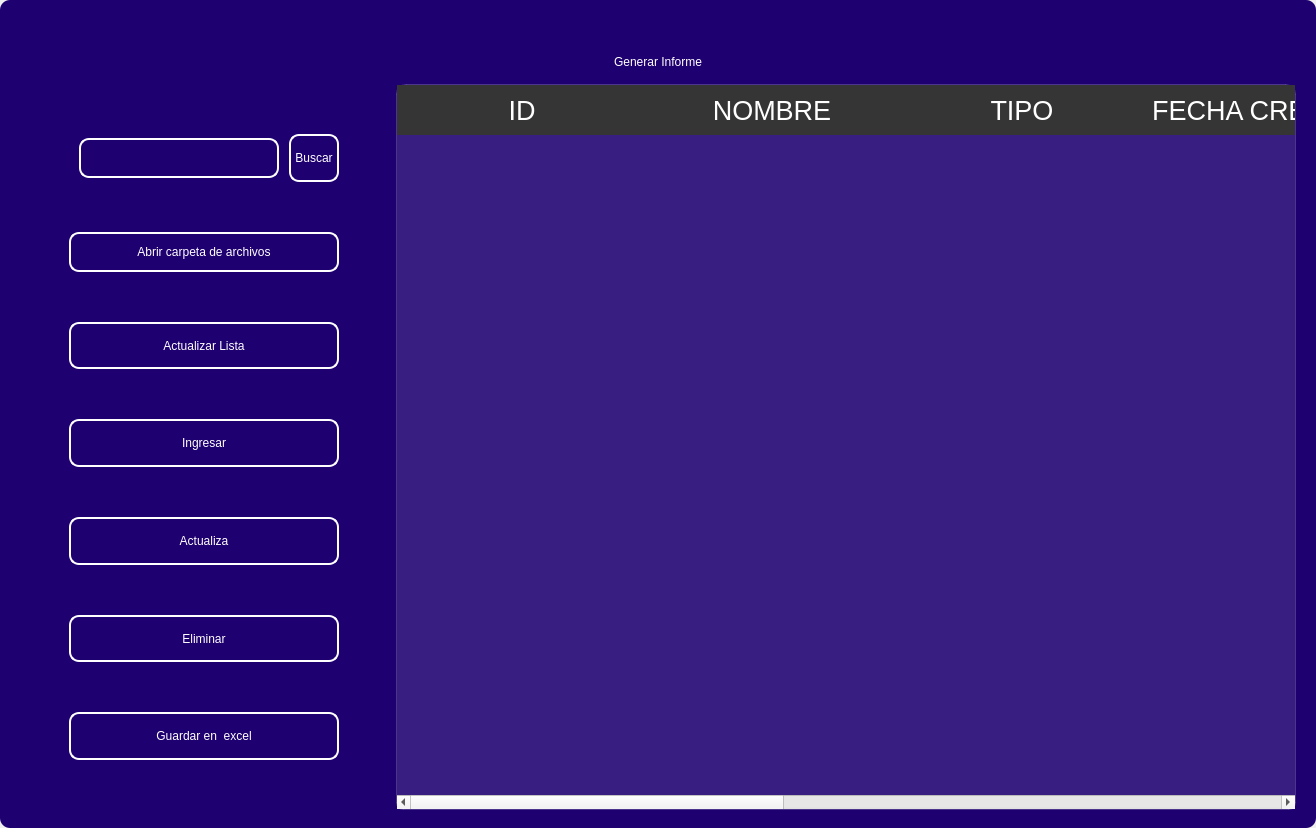
<?xml version="1.0" encoding="UTF-8"?>
<ui version="4.0">
 <class>MainWindow</class>
 <widget class="QMainWindow" name="MainWindow">
  <property name="geometry">
   <rect>
    <x>0</x>
    <y>0</y>
    <width>1316</width>
    <height>828</height>
   </rect>
  </property>
  <property name="windowTitle">
   <string>MainWindow</string>
  </property>
  <property name="styleSheet">
   <string notr="true"/>
  </property>
  <widget class="QWidget" name="centralwidget">
   <property name="styleSheet">
    <string notr="true"/>
   </property>
   <layout class="QVBoxLayout" name="verticalLayout">
    <property name="spacing">
     <number>0</number>
    </property>
    <property name="leftMargin">
     <number>0</number>
    </property>
    <property name="topMargin">
     <number>0</number>
    </property>
    <property name="rightMargin">
     <number>0</number>
    </property>
    <property name="bottomMargin">
     <number>0</number>
    </property>
    <item>
     <widget class="QFrame" name="frame">
      <property name="enabled">
       <bool>true</bool>
      </property>
      <property name="styleSheet">
       <string notr="true">
QFrame {
border-radius:10px;
background-color:#1E0070;
 }
</string>
      </property>
      <property name="frameShape">
       <enum>QFrame::StyledPanel</enum>
      </property>
      <property name="frameShadow">
       <enum>QFrame::Raised</enum>
      </property>
      <layout class="QVBoxLayout" name="verticalLayout_2">
       <item>
        <widget class="QFrame" name="frame_superior">
         <property name="minimumSize">
          <size>
           <width>0</width>
           <height>40</height>
          </size>
         </property>
         <property name="maximumSize">
          <size>
           <width>16777215</width>
           <height>40</height>
          </size>
         </property>
         <property name="styleSheet">
          <string notr="true">QPushButton{
border-radius:18px;
}

QPushButton:hover{
	background-color: rgb(0, 0, 0);
}
</string>
         </property>
         <property name="frameShape">
          <enum>QFrame::StyledPanel</enum>
         </property>
         <property name="frameShadow">
          <enum>QFrame::Raised</enum>
         </property>
         <layout class="QHBoxLayout" name="horizontalLayout_3">
          <property name="spacing">
           <number>4</number>
          </property>
          <property name="leftMargin">
           <number>0</number>
          </property>
          <property name="topMargin">
           <number>0</number>
          </property>
          <property name="rightMargin">
           <number>0</number>
          </property>
          <property name="bottomMargin">
           <number>0</number>
          </property>
          <item>
           <widget class="QPushButton" name="btn_icon">
            <property name="text">
             <string/>
            </property>
            <property name="iconSize">
             <size>
              <width>40</width>
              <height>40</height>
             </size>
            </property>
           </widget>
          </item>
          <item>
           <spacer name="horizontalSpacer_2">
            <property name="orientation">
             <enum>Qt::Horizontal</enum>
            </property>
            <property name="sizeHint" stdset="0">
             <size>
              <width>443</width>
              <height>20</height>
             </size>
            </property>
           </spacer>
          </item>
          <item>
           <widget class="QPushButton" name="btn_exit">
            <property name="minimumSize">
             <size>
              <width>38</width>
              <height>38</height>
             </size>
            </property>
            <property name="maximumSize">
             <size>
              <width>38</width>
              <height>38</height>
             </size>
            </property>
            <property name="cursor">
             <cursorShape>PointingHandCursor</cursorShape>
            </property>
            <property name="text">
             <string/>
            </property>
            <property name="iconSize">
             <size>
              <width>35</width>
              <height>35</height>
             </size>
            </property>
           </widget>
          </item>
          <item>
           <widget class="QPushButton" name="bt_minimizar">
            <property name="minimumSize">
             <size>
              <width>38</width>
              <height>38</height>
             </size>
            </property>
            <property name="maximumSize">
             <size>
              <width>38</width>
              <height>38</height>
             </size>
            </property>
            <property name="cursor">
             <cursorShape>PointingHandCursor</cursorShape>
            </property>
            <property name="text">
             <string/>
            </property>
            <property name="icon">
             <iconset>
              <normaloff>image/minus.svg</normaloff>image/minus.svg</iconset>
            </property>
            <property name="iconSize">
             <size>
              <width>38</width>
              <height>38</height>
             </size>
            </property>
           </widget>
          </item>
          <item>
           <widget class="QPushButton" name="bt_maximizar">
            <property name="minimumSize">
             <size>
              <width>38</width>
              <height>38</height>
             </size>
            </property>
            <property name="maximumSize">
             <size>
              <width>38</width>
              <height>38</height>
             </size>
            </property>
            <property name="cursor">
             <cursorShape>PointingHandCursor</cursorShape>
            </property>
            <property name="text">
             <string/>
            </property>
            <property name="icon">
             <iconset>
              <normaloff>image/chevron-up.svg</normaloff>image/chevron-up.svg</iconset>
            </property>
            <property name="iconSize">
             <size>
              <width>38</width>
              <height>38</height>
             </size>
            </property>
           </widget>
          </item>
          <item>
           <widget class="QPushButton" name="bt_restaurar">
            <property name="minimumSize">
             <size>
              <width>38</width>
              <height>38</height>
             </size>
            </property>
            <property name="maximumSize">
             <size>
              <width>38</width>
              <height>38</height>
             </size>
            </property>
            <property name="cursor">
             <cursorShape>PointingHandCursor</cursorShape>
            </property>
            <property name="text">
             <string/>
            </property>
            <property name="icon">
             <iconset>
              <normaloff>image/chevron-down.svg</normaloff>image/chevron-down.svg</iconset>
            </property>
            <property name="iconSize">
             <size>
              <width>38</width>
              <height>38</height>
             </size>
            </property>
           </widget>
          </item>
          <item>
           <widget class="QPushButton" name="bt_cerrar">
            <property name="minimumSize">
             <size>
              <width>38</width>
              <height>38</height>
             </size>
            </property>
            <property name="maximumSize">
             <size>
              <width>38</width>
              <height>38</height>
             </size>
            </property>
            <property name="cursor">
             <cursorShape>PointingHandCursor</cursorShape>
            </property>
            <property name="text">
             <string/>
            </property>
            <property name="icon">
             <iconset>
              <normaloff>image/x.svg</normaloff>image/x.svg</iconset>
            </property>
            <property name="iconSize">
             <size>
              <width>38</width>
              <height>38</height>
             </size>
            </property>
           </widget>
          </item>
         </layout>
        </widget>
       </item>
       <item>
        <widget class="QLabel" name="label">
         <property name="styleSheet">
          <string notr="true">font: 30pt &quot;MS Shell Dlg 2&quot;;
color: rgb(255, 255, 255);</string>
         </property>
         <property name="text">
          <string>Generar Informe</string>
         </property>
         <property name="alignment">
          <set>Qt::AlignCenter</set>
         </property>
        </widget>
       </item>
       <item>
        <widget class="QFrame" name="frame_3">
         <property name="minimumSize">
          <size>
           <width>0</width>
           <height>0</height>
          </size>
         </property>
         <property name="frameShape">
          <enum>QFrame::StyledPanel</enum>
         </property>
         <property name="frameShadow">
          <enum>QFrame::Raised</enum>
         </property>
         <layout class="QHBoxLayout" name="horizontalLayout_4">
          <property name="leftMargin">
           <number>9</number>
          </property>
          <property name="topMargin">
           <number>9</number>
          </property>
          <property name="rightMargin">
           <number>9</number>
          </property>
          <item>
           <layout class="QVBoxLayout" name="verticalLayout_4">
            <property name="spacing">
             <number>50</number>
            </property>
            <property name="sizeConstraint">
             <enum>QLayout::SetDefaultConstraint</enum>
            </property>
            <property name="leftMargin">
             <number>50</number>
            </property>
            <property name="topMargin">
             <number>50</number>
            </property>
            <property name="rightMargin">
             <number>50</number>
            </property>
            <property name="bottomMargin">
             <number>50</number>
            </property>
            <item>
             <layout class="QHBoxLayout" name="horizontalLayout">
              <property name="spacing">
               <number>10</number>
              </property>
              <property name="leftMargin">
               <number>10</number>
              </property>
              <property name="topMargin">
               <number>0</number>
              </property>
              <property name="bottomMargin">
               <number>0</number>
              </property>
              <item>
               <widget class="QLineEdit" name="searchtxt">
                <property name="minimumSize">
                 <size>
                  <width>200</width>
                  <height>25</height>
                 </size>
                </property>
                <property name="maximumSize">
                 <size>
                  <width>150</width>
                  <height>40</height>
                 </size>
                </property>
                <property name="styleSheet">
                 <string notr="true">QLabel {
	color: rgb(255, 255, 254);
	font: 12pt &quot;Arial&quot;;
	background-color: rgba(0, 0, 0,0);
}

QTextEdit{
background-color: rgba(0, 0, 0,0);
border-radius:10px; 
font: 12pt &quot;Arial&quot;;
color: rgb(255, 255, 254);
border: 2px solid  rgb(255, 255, 255);

}

QTextEdit:hover{
background-color: rgba(0, 0, 0,0);
border-radius:10px; 
font: 12pt &quot;Arial&quot;;
border: 2px solid  rgb(120, 0, 171);
}

QTextEdit:focus{
background-color: rgb(0, 0, 0);
border-radius:10px; 
font: 12pt &quot;Arial&quot;;
border: 2px solid rgb(120, 0, 171);
}

QLineEdit{
background-color: rgba(0, 0, 0,0);
border-radius:10px; 
font: 12pt &quot;Arial&quot;;
color: rgb(255, 255, 254);
border: 2px solid  rgb(255, 255, 255);

}

QLineEdit:hover{
background-color: rgba(0, 0, 0,0);
border-radius:10px; 
font: 12pt &quot;Arial&quot;;
border: 2px solid  rgb(120, 0, 171);
}

QLineEdit:focus{
background-color: rgb(0, 0, 0);
border-radius:10px; 
font: 12pt &quot;Arial&quot;;
border: 2px solid rgb(120, 0, 171);
}

QCheckBox{
	font: 12pt &quot;Arial&quot;;
	color: rgb(255, 255, 255);
}

QCheckBox::indicator {
    width: 18px;
    height:18px;
}

QCheckBox::indicator:unchecked {
   background-image: url(image/square.svg);
}

QCheckBox::indicator:checked {
   background-image: url(image/check-square.svg);
}

QPushButton{
border-radius:10px; 
font: 12pt &quot;Arial&quot;;
color: rgb(255, 255, 254);
border: 2px solid #ffffff;
}

QPushButton:hover{
border-radius:10px; 
font: 12pt &quot;Arial&quot;;
color: rgb(255, 255, 255);
border: 2px solid rgb(120, 0, 171);
	background-color: rgb(120, 0, 171);
}
</string>
                </property>
               </widget>
              </item>
              <item>
               <widget class="QPushButton" name="btn_search">
                <property name="sizePolicy">
                 <sizepolicy hsizetype="Minimum" vsizetype="Fixed">
                  <horstretch>0</horstretch>
                  <verstretch>0</verstretch>
                 </sizepolicy>
                </property>
                <property name="minimumSize">
                 <size>
                  <width>0</width>
                  <height>15</height>
                 </size>
                </property>
                <property name="maximumSize">
                 <size>
                  <width>100</width>
                  <height>50</height>
                 </size>
                </property>
                <property name="cursor">
                 <cursorShape>PointingHandCursor</cursorShape>
                </property>
                <property name="styleSheet">
                 <string notr="true">QPushButton{
border-radius:10px; 
font: 12pt &quot;Arial&quot;;
color: rgb(255, 255, 254);
border: 2px solid #ffffff;
}

QPushButton:hover{
border-radius:10px; 
font: 12pt &quot;Arial&quot;;
color: rgb(255, 255, 255);
border: 2px solid rgb(120, 0, 171);
	background-color: rgb(120, 0, 171);
}</string>
                </property>
                <property name="text">
                 <string>Buscar</string>
                </property>
               </widget>
              </item>
             </layout>
            </item>
            <item>
             <widget class="QPushButton" name="btn_report_export">
              <property name="minimumSize">
               <size>
                <width>0</width>
                <height>40</height>
               </size>
              </property>
              <property name="cursor">
               <cursorShape>PointingHandCursor</cursorShape>
              </property>
              <property name="styleSheet">
               <string notr="true">QPushButton{
border-radius:10px; 
font: 12pt &quot;Arial&quot;;
color: rgb(255, 255, 254);
border: 2px solid #ffffff;
}

QPushButton:hover{
border-radius:10px; 
font: 12pt &quot;Arial&quot;;
color: rgb(255, 255, 255);
border: 2px solid rgb(120, 0, 171);
	background-color: rgb(120, 0, 171);
}</string>
              </property>
              <property name="text">
               <string>Abrir carpeta de archivos</string>
              </property>
             </widget>
            </item>
            <item>
             <widget class="QPushButton" name="btn_get">
              <property name="minimumSize">
               <size>
                <width>50</width>
                <height>40</height>
               </size>
              </property>
              <property name="maximumSize">
               <size>
                <width>300</width>
                <height>50</height>
               </size>
              </property>
              <property name="cursor">
               <cursorShape>PointingHandCursor</cursorShape>
              </property>
              <property name="styleSheet">
               <string notr="true">QPushButton{
border-radius:10px; 
font: 12pt &quot;Arial&quot;;
color: rgb(255, 255, 254);
border: 2px solid #ffffff;
}

QPushButton:hover{
border-radius:10px; 
font: 12pt &quot;Arial&quot;;
color: rgb(255, 255, 255);
border: 2px solid rgb(120, 0, 171);
	background-color: rgb(120, 0, 171);
}</string>
              </property>
              <property name="text">
               <string>Actualizar Lista</string>
              </property>
              <property name="iconSize">
               <size>
                <width>35</width>
                <height>35</height>
               </size>
              </property>
             </widget>
            </item>
            <item>
             <widget class="QPushButton" name="btn_add">
              <property name="minimumSize">
               <size>
                <width>0</width>
                <height>40</height>
               </size>
              </property>
              <property name="maximumSize">
               <size>
                <width>300</width>
                <height>50</height>
               </size>
              </property>
              <property name="cursor">
               <cursorShape>PointingHandCursor</cursorShape>
              </property>
              <property name="styleSheet">
               <string notr="true">QPushButton{
border-radius:10px; 
font: 12pt &quot;Arial&quot;;
color: rgb(255, 255, 254);
border: 2px solid #ffffff;
}

QPushButton:hover{
border-radius:10px; 
font: 12pt &quot;Arial&quot;;
color: rgb(255, 255, 255);
border: 2px solid rgb(120, 0, 171);
	background-color: rgb(120, 0, 171);
}</string>
              </property>
              <property name="text">
               <string>Ingresar</string>
              </property>
              <property name="iconSize">
               <size>
                <width>35</width>
                <height>35</height>
               </size>
              </property>
             </widget>
            </item>
            <item>
             <widget class="QPushButton" name="btn_update">
              <property name="minimumSize">
               <size>
                <width>0</width>
                <height>40</height>
               </size>
              </property>
              <property name="maximumSize">
               <size>
                <width>300</width>
                <height>50</height>
               </size>
              </property>
              <property name="cursor">
               <cursorShape>PointingHandCursor</cursorShape>
              </property>
              <property name="styleSheet">
               <string notr="true">QPushButton{
border-radius:10px; 
font: 12pt &quot;Arial&quot;;
color: rgb(255, 255, 254);
border: 2px solid #ffffff;
}

QPushButton:hover{
border-radius:10px; 
font: 12pt &quot;Arial&quot;;
color: rgb(255, 255, 255);
border: 2px solid rgb(120, 0, 171);
	background-color: rgb(120, 0, 171);
}</string>
              </property>
              <property name="text">
               <string>Actualiza</string>
              </property>
              <property name="iconSize">
               <size>
                <width>35</width>
                <height>35</height>
               </size>
              </property>
             </widget>
            </item>
            <item>
             <widget class="QPushButton" name="btn_delete">
              <property name="minimumSize">
               <size>
                <width>0</width>
                <height>40</height>
               </size>
              </property>
              <property name="maximumSize">
               <size>
                <width>300</width>
                <height>50</height>
               </size>
              </property>
              <property name="cursor">
               <cursorShape>PointingHandCursor</cursorShape>
              </property>
              <property name="styleSheet">
               <string notr="true">QPushButton{
border-radius:10px; 
font: 12pt &quot;Arial&quot;;
color: rgb(255, 255, 254);
border: 2px solid #ffffff;
}

QPushButton:hover{
border-radius:10px; 
font: 12pt &quot;Arial&quot;;
color: rgb(255, 255, 255);
border: 2px solid rgb(120, 0, 171);
	background-color: rgb(120, 0, 171);
}</string>
              </property>
              <property name="text">
               <string>Eliminar</string>
              </property>
              <property name="iconSize">
               <size>
                <width>35</width>
                <height>35</height>
               </size>
              </property>
             </widget>
            </item>
            <item>
             <widget class="QPushButton" name="btn_excel">
              <property name="minimumSize">
               <size>
                <width>10</width>
                <height>40</height>
               </size>
              </property>
              <property name="maximumSize">
               <size>
                <width>300</width>
                <height>50</height>
               </size>
              </property>
              <property name="cursor">
               <cursorShape>PointingHandCursor</cursorShape>
              </property>
              <property name="styleSheet">
               <string notr="true">QPushButton{
border-radius:10px; 
font: 12pt &quot;Arial&quot;;
color: rgb(255, 255, 254);
border: 2px solid #ffffff;
}

QPushButton:hover{
border-radius:10px; 
font: 12pt &quot;Arial&quot;;
color: rgb(255, 255, 255);
border: 2px solid rgb(120, 0, 171);
	background-color: rgb(120, 0, 171);
}</string>
              </property>
              <property name="text">
               <string>Guardar en  excel</string>
              </property>
              <property name="iconSize">
               <size>
                <width>35</width>
                <height>35</height>
               </size>
              </property>
             </widget>
            </item>
           </layout>
          </item>
          <item>
           <widget class="QTableWidget" name="table_report">
            <property name="minimumSize">
             <size>
              <width>900</width>
              <height>0</height>
             </size>
            </property>
            <property name="maximumSize">
             <size>
              <width>700</width>
              <height>16777215</height>
             </size>
            </property>
            <property name="styleSheet">
             <string notr="true">QTableView {
	background-color: rgba(255, 255, 255, 30); 	
	border: 1px solid rgba(255,255,255,40);
	border-bottom-right-radius: 7px; 
	border-bottom-left-radius: 7px; 
	color: white;
	font: 15pt &quot;MS Shell Dlg 2&quot;;
}

QHeaderView::section {
background-color: rgb(53, 53, 53);
color: white;
border: none;
height: 50px;
font-size: 20pt;
}

QTableView::item {
    border-style: none;
    border-bottom: 1px solid rgba(255,255,255,50);
    padding-left: auto;
    padding-right: auto;
}

QTableView::item:selected{
	border: none;
	color: rgb(255, 255, 255);
    background-color: rgba(255, 255, 255, 50);
}
</string>
            </property>
            <property name="lineWidth">
             <number>1</number>
            </property>
            <property name="editTriggers">
             <set>QAbstractItemView::NoEditTriggers</set>
            </property>
            <attribute name="horizontalHeaderDefaultSectionSize">
             <number>250</number>
            </attribute>
            <column>
             <property name="text">
              <string>ID</string>
             </property>
            </column>
            <column>
             <property name="text">
              <string>NOMBRE</string>
             </property>
            </column>
            <column>
             <property name="text">
              <string>TIPO</string>
             </property>
            </column>
            <column>
             <property name="text">
              <string>FECHA CREACION</string>
             </property>
            </column>
            <column>
             <property name="text">
              <string>DESCRIPCIÓN</string>
             </property>
            </column>
            <column>
             <property name="text">
              <string>NOMBRE DE ARCHIVO</string>
             </property>
            </column>
            <column>
             <property name="text">
              <string>USUARIO</string>
             </property>
            </column>
           </widget>
          </item>
         </layout>
        </widget>
       </item>
      </layout>
     </widget>
    </item>
   </layout>
  </widget>
 </widget>
 <resources/>
 <connections/>
</ui>
